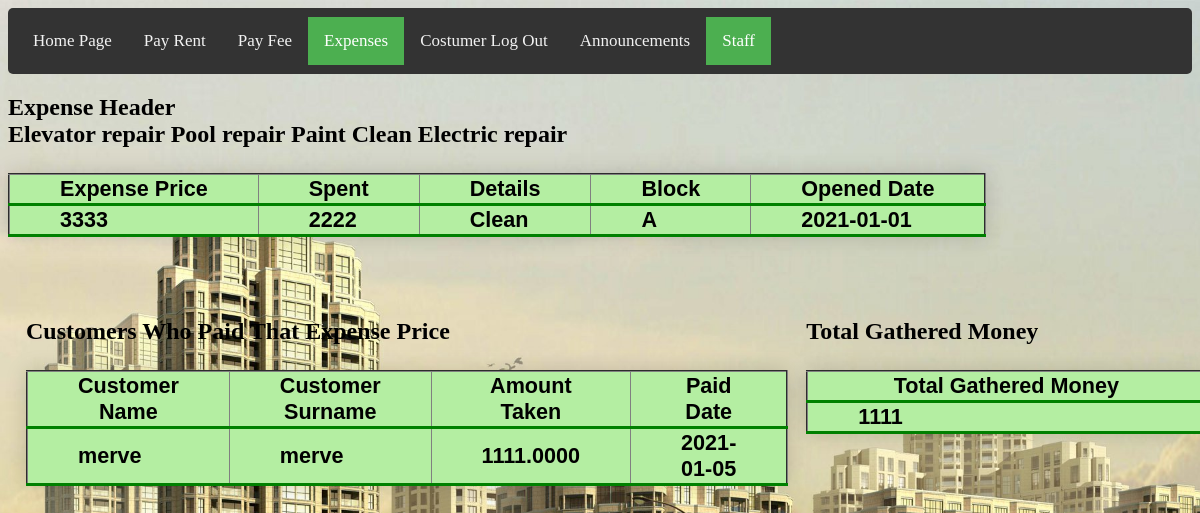
The page /Customer/viewexpense.php?id=15 (signed in) on the database its author committed.
### tables this page shows
CREATE TABLE `expenses` (
  `id` int(11) NOT NULL,
  `expense` varchar(25) NOT NULL,
  `spent` varchar(25) NOT NULL,
  `Block` varchar(25) NOT NULL,
  `Details` varchar(500) NOT NULL,
  `date` varchar(25) NOT NULL,
  `user_name` varchar(25) NOT NULL
);

CREATE TABLE `transactionexpenses` (
  `id` int(11) NOT NULL,
  `customer_id` varchar(25) NOT NULL,
  `expid` varchar(25) NOT NULL,
  `date` varchar(25) NOT NULL,
  `amount` varchar(25) NOT NULL,
  `details` varchar(25) NOT NULL,
  `name` varchar(25) NOT NULL,
  `surname` varchar(25) NOT NULL,
  `Block` varchar(25) NOT NULL,
  `user_name` varchar(25) NOT NULL
);

### Customer/viewexpense.php (the view, shortened to what this page needs)
<?php
include '../db_conn.php';
$id=$_GET['id'];
 ?>
<!DOCTYPE html>
<html>
<head>
<link rel="stylesheet" href="main.css">
<link rel="stylesheet" href="customer.css">
<div class="topnav">
  <a href="LoggedCustomer.php" >Home Page</a>
<a href="borc.php">Pay Rent</a>
<a href="fee.php" >Pay Fee</a>
<a href="expenses.php"class="active" >Expenses</a>
<a href="logoutCustomer.php">Costumer Log Out </a>
  <a href="Announcement.php" >Announcements </a>
   <a href="staff.php" class="active">Staff </a>
</div>
</head>
<body>
<h2>Expense Header <br><?php
$query = "SELECT * FROM expenses ORDER BY date DESC; ";
$data = mysqli_query($conn,$query);
$total=mysqli_num_rows($data);
   if($total!=0)
   {
while($result = mysqli_fetch_assoc($data)){
echo "  <tbody><tr class='active-row'>
<td>".$result['Details']."</td></tr>";
}
}
else{
  echo "no records";
}
?>
<table class="styled-table" border="2" cellspacing="7">
  <tr "active-row">
    <th>Expense Price</th>
    <th>Spent</th>
    <th>Details</th>
    <th>Block</th>
    <th>Opened Date</th>
  </tr>
    <?php
$query = "SELECT * FROM expenses where id=$id; ";
$data = mysqli_query($conn,$query);
$total=mysqli_num_rows($data);
   if($total!=0)
   {
while($result = mysqli_fetch_assoc($data)){
echo "  <tbody><tr class='active-row'>
<td>".$result['expense']."</td>
<td>".$result['spent']."</td>
<td>".$result['Details']."</td>
<td>".$result['Block']."</td>
<td>".$result['date']."</td>
</tr>";
}
}
else{
  echo "no records";
}
?>
</table></h1>
<div class="balance-wrapper">
    <div>
<br>
<h2 >Customers Who Paid That Expense Price
<table class="styled-table" border="2" cellspacing="7">
  <tr "active-row">
    <th>Customer Name</th>
    <th>Customer Surname</th>
    <th>Amount Taken</th>
    <th>Paid Date</th> </tr>
 <?php
$query = "SELECT  *  FROM transactionexpenses Where expid=$id; ";
$run = mysqli_query($conn,$query);
$total=mysqli_num_rows($run);
   if($total!=0)
   {
while($result = mysqli_fetch_assoc($run)){
echo "  <tbody><tr class='active-row'>
<td>".$result['name']."</td>
<td>".$result['surname']."</td>
<td>".$result['amount']."</td>
<td>".$result['date']."</td>
</tr>";
}
}
?>
</table>
</div>
  <div>
<br>
<h2>Total Gathered Money
<table class="styled-table" border="2" cellspacing="7">
  <tr "active-row">
    <th>Total Gathered Money</th>
 <?php
$query = "SELECT SUM(amount) FROM transactionexpenses Where expid=$id; ";
$run = mysqli_query($conn,$query);
$total=mysqli_num_rows($run);
   if($total!=0)
   {
while($result = mysqli_fetch_assoc($run)){
echo "  <tbody><tr class='active-row'>
<td>".$result['SUM(amount)']."</td>
</tr>";
}
}
?>
</table>
</div>
</div>
</body>
</html>

### Customer/main.css (style rules this page uses)
.topnav { background-color: #333; overflow: hidden; }
.topnav a { float: left; color: #f2f2f2; text-align: center; padding: 14px 16px; text-decoration: none; font-size: 17px; }
.topnav a.active { background-color: #4CAF50; color: white; }
table, th, td { background-color:#B4EEA2; }
.styled-table { border-collapse: collapse; margin: 25px 0; font-size: 0.9em; font-family: sans-serif; min-width: 400px; box-shadow: 0 0 20px rgba(0, 0, 0, 0.15); }
.styled-table th, .styled-table td { padding:1px 50px; }
.styled-table tbody tr { border-bottom: 1px solid #dddddd; }
.styled-table tbody tr:last-of-type { border-bottom: 3px solid green; }
.styled-table tbody tr.active-row { font-weight: bold; color: black; }

### Customer/customer.css (style rules this page uses)
body { background-image: url("homepage.jpg"); background-color: #cccccc; background-repeat: no-repeat; background-size: cover; }
div { border-radius: 5px; padding: 9px; }
* { box-sizing: border-box; }
.balance-wrapper { display: flex; flex-direction: row; }

### Customer/viewexpense.php (style rules this page uses)
body { background-image: url("homepage.jpg"); background-color: #cccccc; background-repeat: no-repeat; background-size: cover; }

### rows shown on the page
expenses: Details "Elevator repair"
expenses: Details "Pool repair"
expenses: Details "Paint"
expenses: Details "Clean", expense "3333", spent "2222", Block "A", date "2021-01-01"
expenses: Details "Electric repair"
transactionexpenses: name "merve", surname "merve", amount "1111.0000", date "2021-01-05"

### other values the page prints
$result['SUM(amount)'] "1111"
